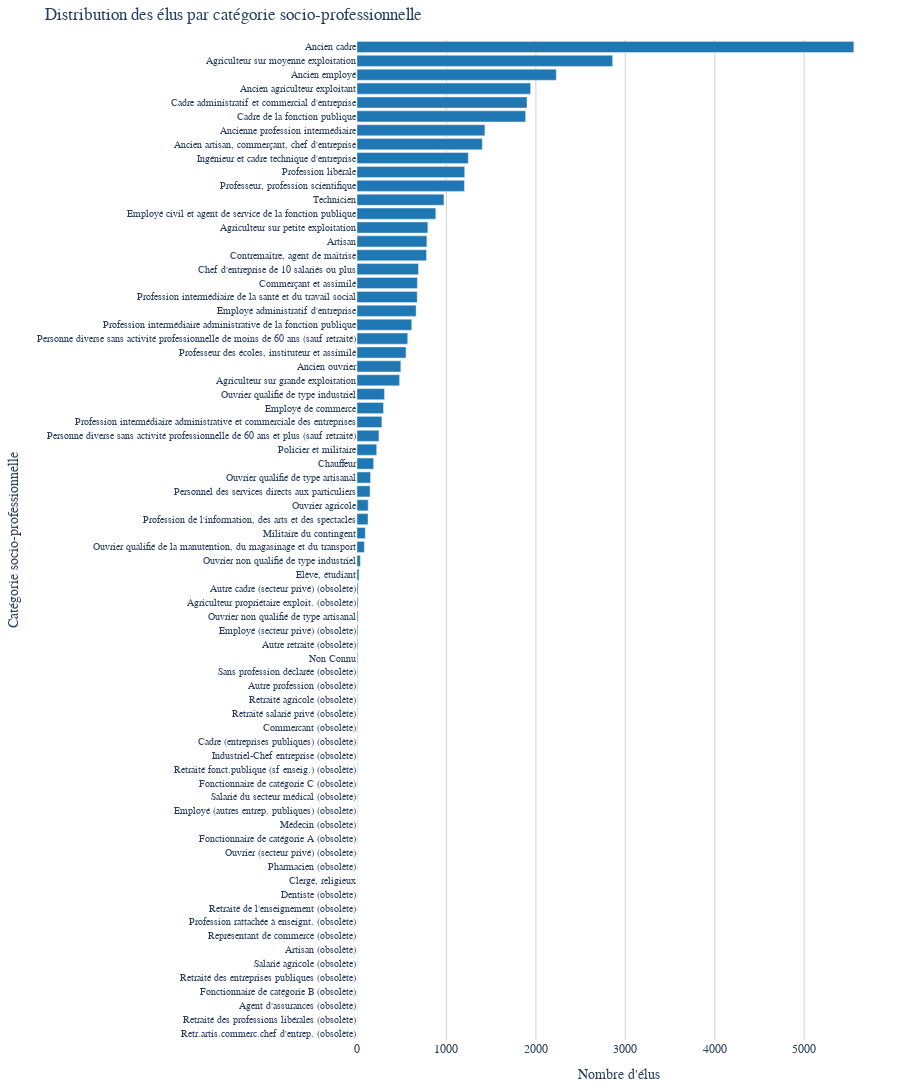

Source (notebook cell):
### Markdown cell above
## 📈 Visualisation

La bibliothèque principale utilisée est Plotly Express, qui permet de créer des visualisations interactives et personnalisées. Cette technologie est adaptée pour représenter des données complexes de manière claire et concise, notamment pour des diagrammes en barres horizontales comme celui-ci. Plotly Express offre une grande flexibilité dans la mise en forme et l'interactivité, rendant la visualisation plus engageante et informative.

### Code cell
import pandas as pd
import duckdb as ddb

import plotly.express as px
import pandas as pd

# Trie des CSP par nombre d'élus décroissant
df_sorted = df.sort_values('nb_elus', ascending=True)

# Création du diagramme en barres horizontales
dataviz = px.bar(
    df_sorted,
    y='csp_libelle',
    x='nb_elus',
    orientation='h',
    title='Distribution des élus par catégorie socio-professionnelle',
    labels={'csp_libelle': 'Catégorie socio-professionnelle', 'nb_elus': 'Nombre d\'élus'},
    color_discrete_sequence=['#1f77b4'],
    height=1200
)

# Mise en forme
dataviz.update_layout(
    margin=dict(l=20, r=20, t=40, b=20),
    font=dict(family='Segoe UI', size=12),
    xaxis=dict(showgrid=True, gridcolor='LightGrey'),
    yaxis=dict(showgrid=False, tickfont=dict(size=10)),
    plot_bgcolor='white'
)

# Infobulle plus détaillée
dataviz.update_traces(
    hovertemplate='<b>%{y}</b><br>Élus: %{x:,}<extra></extra>'
)
dataviz

### Figure 1 — Plotly figure (JSON) as saved in the notebook; plotly's stock layout.template omitted (floating-point values rounded to 4 significant figures)
{"data": [{"hovertemplate": "<b>%{y}</b><br>Élus: %{x:,}<extra></extra>", "legendgroup": "", "marker": {"color": "#1f77b4", "pattern": {"shape": ""}}, "name": "", "orientation": "h", "showlegend": false, "textposition": "auto", "type": "bar", "x": [1, 1, 1, 1, 1, 1, 1, 1, 1, 1, 1, 1, 1, 1, 2, 2, 2, 2, 2, 3, 3, 3, 4, 4, 4, 4, 6, 8, 8, 10, 11, 11, 12, 22, 37, 82, 93, 123, 125, 146, 151, 186, 220, 245, 278, 296, 307, 476, 490, 548, 567, 612, 661, 673, 675, 687, 777, 781, 792, 881, 972, 1201, 1204, 1244, 1401, 1430, 1885, 1901, 1941, 2228, 2858, 5555], "xaxis": "x", "y": ["Retr.artis.commerc.chef d'entrep. (obsolète)", "Retraité des professions libérales (obsolète)", "Agent d'assurances (obsolète)", "Fonctionnaire de catégorie B (obsolète)", "Retraité des entreprises publiques (obsolète)", "Salarié agricole (obsolète)", "Artisan (obsolète)", "Représentant de commerce (obsolète)", "Profession rattachée à enseignt. (obsolète)", "Retraité de l'enseignement (obsolète)", "Dentiste (obsolète)", "Clergé, religieux", "Pharmacien (obsolète)", "Ouvrier (secteur privé) (obsolète)", "Fonctionnaire de catégorie A (obsolète)", "Médecin (obsolète)", "Employé (autres entrep. publiques) (obsolète)", "Salarié du secteur médical (obsolète)", "Fonctionnaire de catégorie C (obsolète)", "Retraité fonct.publique (sf enseig.) (obsolète)", "Industriel-Chef entreprise (obsolète)", "Cadre (entreprises publiques) (obsolète)", "Commercant (obsolète)", "Retraité salarié privé (obsolète)", "Retraité agricole (obsolète)", "Autre profession (obsolète)", "Sans profession déclarée (obsolète)", "Non Connu", "Autre retraité (obsolète)", "Employé (secteur privé) (obsolète)", "Ouvrier non qualifié de type artisanal", "Agriculteur propriétaire exploit. (obsolète)", "Autre cadre (secteur privé) (obsolète)", "Elève, étudiant", "Ouvrier non qualifié de type industriel", "Ouvrier qualifié de la manutention, du magasinage et du transport", "Militaire du contingent", "Profession de l'information, des arts et des spectacles", "Ouvrier agricole", "Personnel des services directs aux particuliers", "Ouvrier qualifié de type artisanal", "Chauffeur", "Policier et militaire", "Personne diverse sans activité professionnelle de 60 ans et plus (sauf retraité)", "Profession intermédiaire administrative et commerciale des entreprises", "Employé de commerce", "Ouvrier qualifié de type industriel", "Agriculteur sur grande exploitation", "Ancien ouvrier", "Professeur des écoles, instituteur et assimilé", "Personne diverse sans activité professionnelle de moins de 60 ans (sauf retraité)", "Profession intermédiaire administrative de la fonction publique", "Employé administratif d'entreprise", "Profession intermédiaire de la santé et du travail social", "Commerçant et assimilé", "Chef d'entreprise de 10 salariés ou plus", "Contremaître, agent de maîtrise", "Artisan", "Agriculteur sur petite exploitation", "Employé civil et agent de service de la fonction publique", "Technicien", "Professeur, profession scientifique", "Profession libérale", "Ingénieur et cadre technique d'entreprise", "Ancien artisan, commerçant, chef d'entreprise", "Ancienne profession intermédiaire", "Cadre de la fonction publique", "Cadre administratif et commercial d'entreprise", "Ancien agriculteur exploitant", "Ancien employé", "Agriculteur sur moyenne exploitation", "Ancien cadre"], "yaxis": "y"}], "layout": {"barmode": "relative", "font": {"family": "Segoe UI", "size": 12}, "height": 1200, "legend": {"tracegroupgap": 0}, "margin": {"b": 20, "l": 20, "r": 20, "t": 40}, "plot_bgcolor": "white", "title": {"text": "Distribution des élus par catégorie socio-professionnelle"}, "xaxis": {"anchor": "y", "domain": [0.0, 1.0], "gridcolor": "LightGrey", "showgrid": true, "title": {"text": "Nombre d'élus"}}, "yaxis": {"anchor": "x", "domain": [0.0, 1.0], "showgrid": false, "tickfont": {"size": 10}, "title": {"text": "Catégorie socio-professionnelle"}}}}
